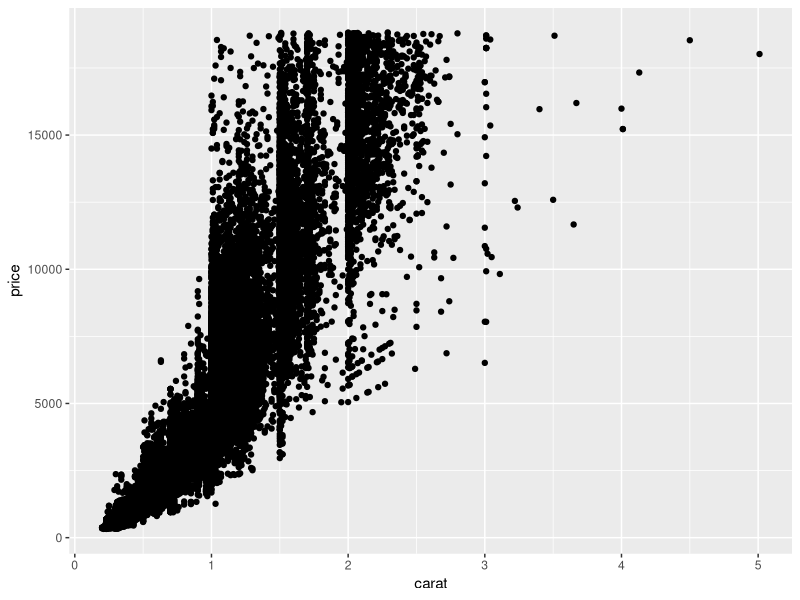
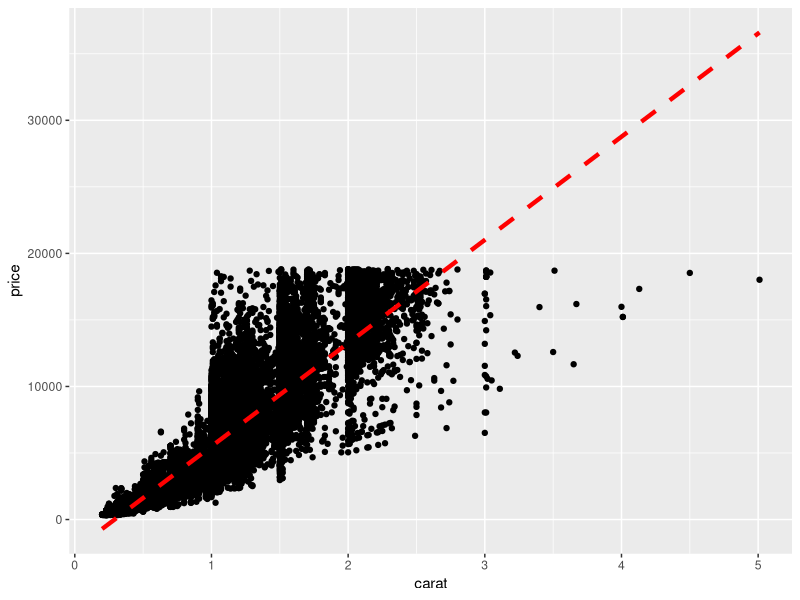
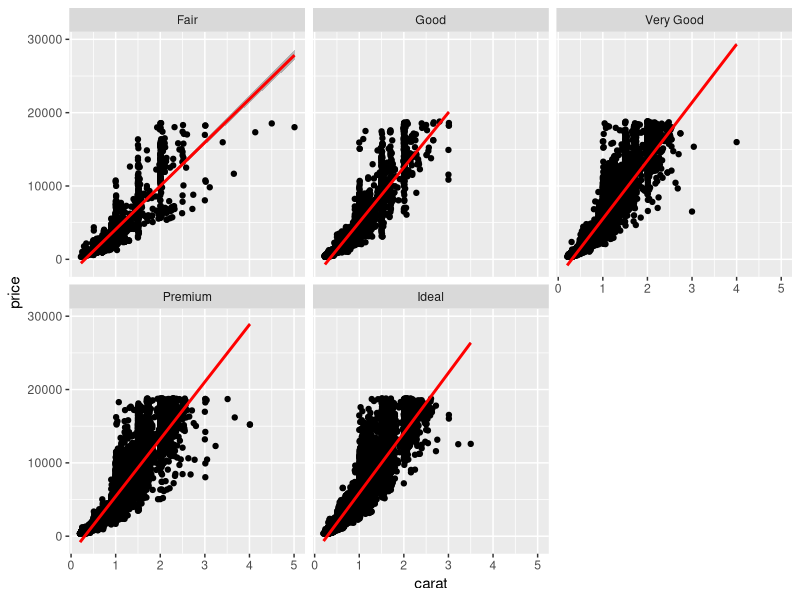
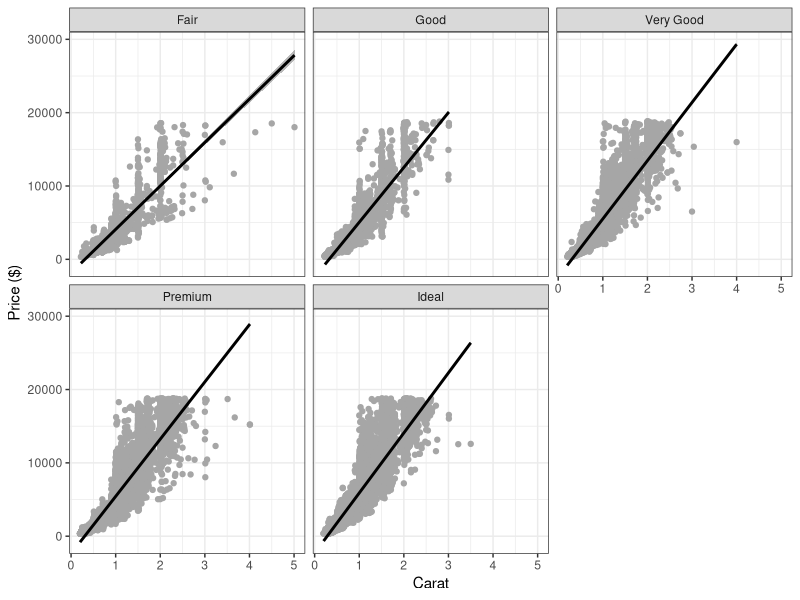
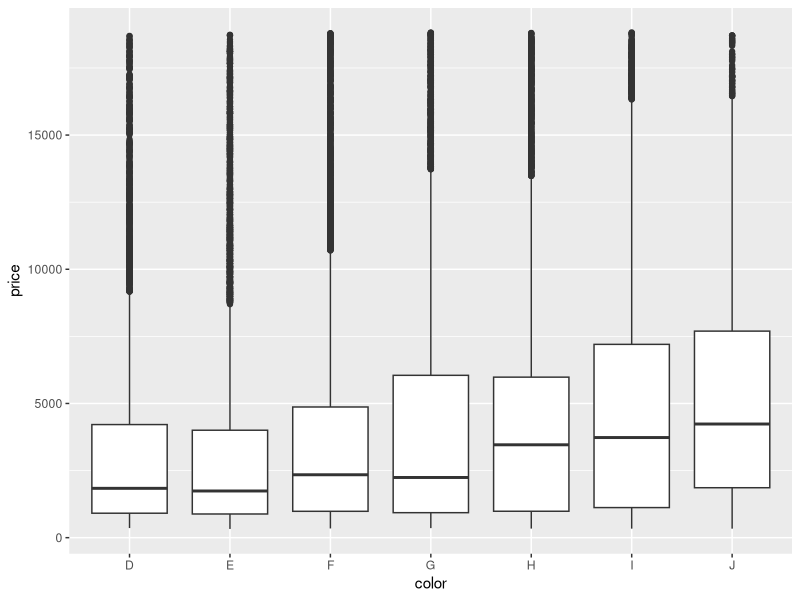
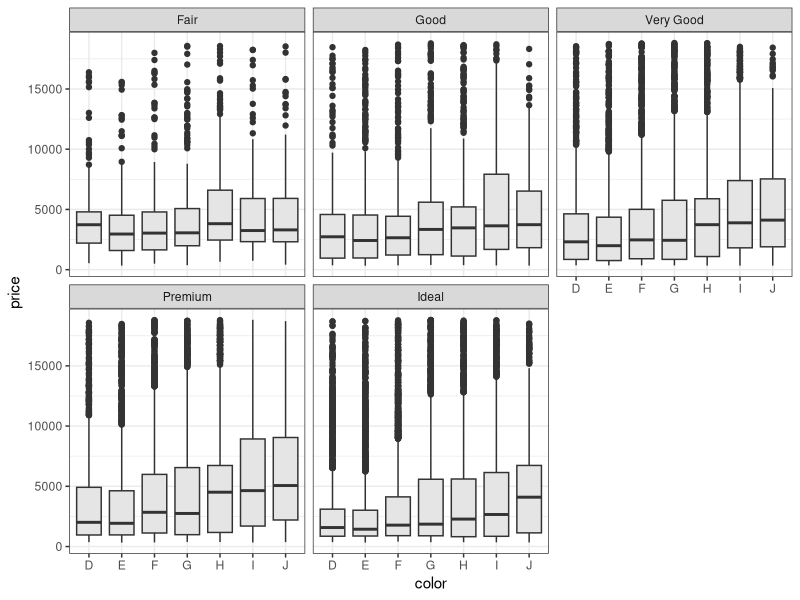
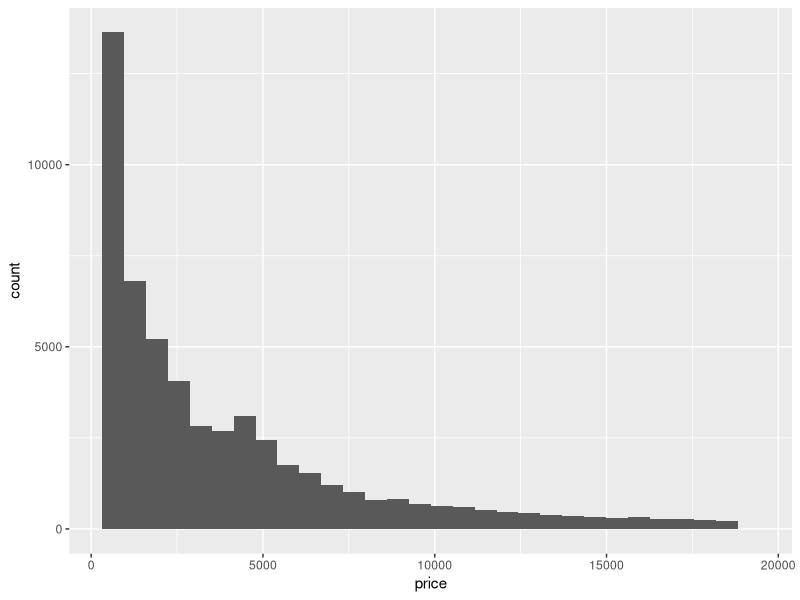
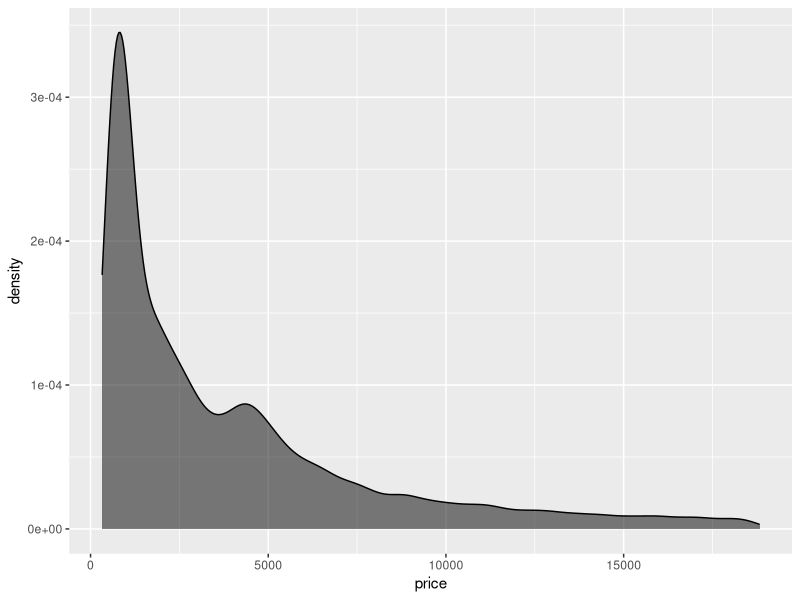

Generate these figures, in order, with R:
## ---- chunk 1
library(ggplot2)

class(diamonds)
## ---- chunk 2
diamonds
## ---- chunk 3
library(dplyr)

filter(diamonds, carat > 3 &
         cut %in% c("Premium", "Ideal") &
         color %in% c("D", "E", "F"))
## ---- chunk 4
dplyr::select(diamonds, carat, cut, color, clarity)
## ---- chunk 5
dplyr::select(diamonds, carat:clarity, price)
## ---- chunk 6
diamonds %>%
  filter(carat > 3 &
           cut %in% c("Premium", "Ideal") &
           color %in% c("D", "E", "F")) %>%
  dplyr::select(carat:clarity, price)
## ---- chunk 7
diamonds %>%
  dplyr::select(color, price, carat) %>%
  arrange(color, price, desc(carat))
## ---- chunk 8
diamonds %>%
  dplyr::select(color, carat, price) %>%
  mutate(ppc = price / carat, 
         ppc_rnd = round(ppc, 2))
## ---- chunk 9
diamonds %>% 
  group_by(color) %>%
  summarise(MIN = min(price), MEAN = mean(price), MAX = max(price))
## ---- chunk 10
summarise(diamonds, min = min(price), mean = mean(price), max = max(price))
## ---- chunk 11
olddata_wide <- read.table(header = TRUE, text = '
 subject sex control cond1 cond2
       1   M     7.9  12.3  10.7
       2   F     6.3  10.6  11.1
       3   F     9.5  13.1  13.8
       4   M    11.5  13.4  12.9
')
## ---- chunk 12
library(reshape2)
melt(olddata_wide, id.vars = c("subject", "sex"))
## ---- chunk 13
## load 'ggplot2' package
library(ggplot2)
## ---- chunk 14
ggplot(aes(x = carat, y = price), data = diamonds) + 
  geom_point()
## ---- chunk 15
ggplot(aes(x = carat, y = price), data = diamonds) + 
  geom_point() +
  stat_smooth(method = "lm", se = FALSE, 
              colour = "red", size = 1.5, linetype = "dashed")
## ---- chunk 16
ggplot(aes(x = carat, y = price), data = diamonds) + 
  geom_point() +
  stat_smooth(method = "lm", se = TRUE, 
              colour = "red", fill = "grey35") + 
  facet_wrap(~ cut)
## ---- chunk 17
ggplot(aes(x = carat, y = price), data = diamonds) + 
  geom_point(colour = "grey65") +
  stat_smooth(method = "lm", se = TRUE, 
              colour = "black", fill = "grey35") +
  facet_wrap(~ cut, nrow = 2, ncol = 3) +
  labs(x = "Carat", y = "Price ($)") +
  theme_bw()
## ---- chunk 18
## basic frame
p <- ggplot(aes(x = color, y = price), data = diamonds)

## add boxplot
p_bw <- p + geom_boxplot()

## print
print(p_bw)
## ---- chunk 19
## add faceted boxplots
p_bw <- p + 
  geom_boxplot(fill = "grey90") +
  facet_wrap(~ cut) +
  theme_bw()

print(p_bw)
## ---- chunk 20
## new basic frame
p <- ggplot(aes(x = price), data = diamonds)

## add histogram
p_hist <- p + geom_histogram()

print(p_hist)
## ---- chunk 21
## add densityplot
p_dens <- p +  geom_density(fill = "black", alpha = 0.5)

print(p_dens)
## ---- chunk 22
p_dens <- p +
  geom_density(fill = "black", alpha = 0.5) +
  facet_grid(color ~ cut) +
  theme_bw() +
  theme(axis.text.x = element_text(angle = 45, hjust = 1))

print(p_dens)
